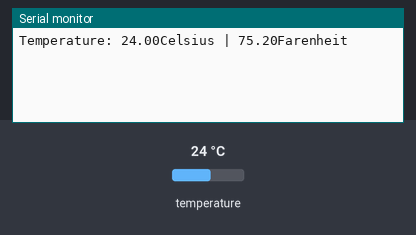
The sketch below on a simulated Arduino Uno, built with avr-gcc and run on an emulated ATmega328P. Shown: the last lines printed to the serial monitor. The inputs (shaded band) are chosen by the test bench; at power-on: temperature 24 °C.

Above: at 1.5 s.
1.6 s: temperature set to 12 °C
At 3.1 s:
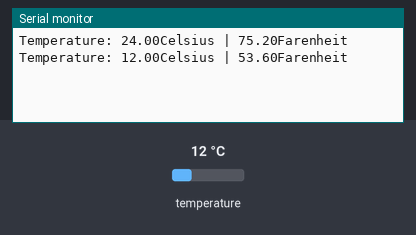
3.7 s: temperature set to 19 °C
At 4.8 s:
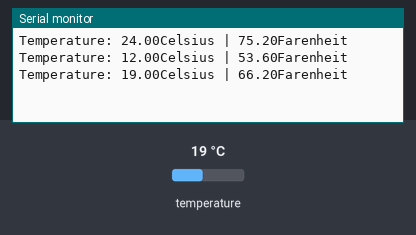
Timing chart, 0 to 6.7 s (numbered marks = the images above; inputs shaded):
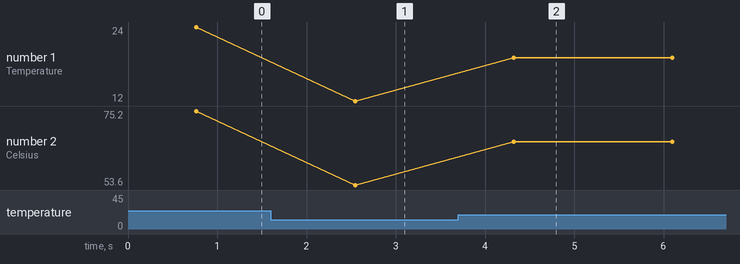

Measured:
- after the input at 1.6 s, the serial monitor: prints a new line after 0.94 s (image 1)
- after the input at 3.7 s, the serial monitor: prints a new line after 0.62 s (image 2)
- plotted number 1: 24 → 12 after the input at 1.6 s, 12 → 19 after the input at 3.7 s
- plotted number 2: 75.2 → 53.6 after the input at 1.6 s, 53.6 → 66.2 after the input at 3.7 s

The sketch:

test.ino
```cpp
#include <OneWire.h>
#include <DallasTemperature.h>

// กำหนด one wire bus ต่อ Data เข้า pin 2 ของ Arduino
#define ONE_WIRE_BUS 9

// Setup OneWire เพื่อสื่อสารกับ Arduino
OneWire oneWire(ONE_WIRE_BUS);

// ตั้งชื่อเซ็นเซอร์เป็น DSTEMP และอ้างอิง OneWire ไปยังไลบรารี DallasTemperature
DallasTemperature DSTEMP(&oneWire);

void setup(void) {
  Serial.begin(9600);
  DSTEMP.begin();  // DSTEMP เริ่มทำงาน
}

void loop(void) {
  // ส่งคำสั่งขอข้อมูลอุณหภูมิ
  DSTEMP.requestTemperatures();

  // แสดงค่าในหน่วย Celsius
  Serial.print("Temperature: ");
  Serial.print(DSTEMP.getTempCByIndex(0));
  Serial.print("Celsius | ");

  // แสดงค่าในหน่วย Fahrenheit โดยใช้สูตรแปลง F = 1.8C + 32
  Serial.print((DSTEMP.getTempCByIndex(0) * 9.0) / 5.0 + 32.0);
  Serial.println("Farenheit");

  delay(1000);
}
```
